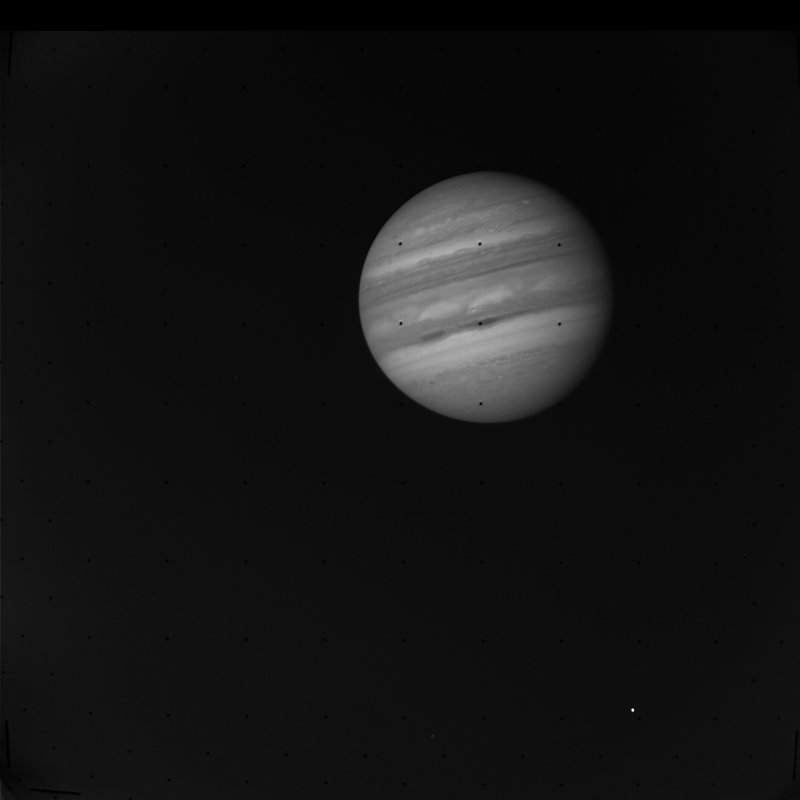
#> input picture test/test.png, 800 x 800 px, found by its file name
$ python pyplanet.py   (Python 2 division)   (older library calls are emulated)
#> lines starting #> are read from the running program, lines starting #| are printed output that depends on the picture; after the words box and inside, x2 and y2 are one past the last pixel; in counts of white or black regions, pixels touching at a corner belong together

# image processing routines


import matplotlib.image as mpim # for imread
import scipy.misc as misc # for imsave
import numpy as np # for zeros, array, copy


def center_image(im, bounding_box):
    "center image on bounding box, crop to it, return new image"

    # cx, cy = find_center_by_blob(im)
    # cx, cy = find_center_by_edges(im)
    # x1,x2,y1,y2 = find_object_edges(im)
    [x1,y1,x2,y2] = bounding_box
    cx = (x1+x2)/2.0
    cy = (y1+y2)/2.0

    imwidth = im.shape[0]
    imheight = im.shape[1]

    # make a bigger canvas to place image im on
    newsize = (imwidth * 2, imheight * 2)
    canvas = np.zeros(newsize)

    # put image on canvas centered on bounding box
    # eg canvas[800-cx:1600-cx, 800-cy:1600-cy] = np.array(im)
    canvas[imwidth-cx : imwidth-cx+imwidth, imheight-cy : imheight-cy+imheight] = np.array(im)

    # crop canvas to original image size
    # eg imcrop = canvas[400:1200, 400:1200]
    imcrop = canvas[imwidth/2 : imwidth/2+imwidth, imheight/2 : imheight/2+imheight]

    return imcrop


def draw_bounding_box(im, bounding_box):
    "draw a box on image, return new image"

    [x1,y1,x2,y2] = bounding_box

    im_bb = np.copy(im)

    c = 0.5
    im_bb[x1:x2,y1] = c
    im_bb[x1:x2,y2] = c
    im_bb[x1,y1:y2] = c
    im_bb[x2,y1:y2] = c

    #. or this, but what is plt?
    # plt.gca().add_patch(patches.Rectangle((y1,x1), y2-y1, x2-x1, fill=False, edgecolor="green", linewidth=0.5))

    return im_bb


# [49 lines left out: function find_center_by_blob, not called in this run]


def find_center_by_box(im, epsilon=0, N=5):
    "find edges of largest object in image based on the most prominent edges, and return bounding box"

    def find_edges_1d(a, epsilon = 0):
        "find edges > epsilon in 1d array from left and right directions, return min,max"
        icount = len(a)
        i1 = 0
        # for i in xrange(icount):
        istart = 4
        iend = icount
        for i in xrange(istart, iend, 1):
            if a[i] > epsilon:
                i1 = i
                break
        i2 = 0
        # for i in xrange(icount-1, -1, -1):
        for i in xrange(iend-1, istart-1, -1):
            if a[i] > epsilon:
                i2 = i
                break
        # icenter = (i1+i2)/2
        # print i1,i2, icenter
        # return icenter
        return i1,i2

    def find_edges_2d(im, axis, epsilon=0, N=5):
        "find the edges for the given axis (0 or 1), return min,max"
        sums = np.sum(im, axis=axis)
        diff = np.diff(sums)
        diffsq = np.square(diff)
        diffsqln = np.log(diffsq)
        if N>0:
            smoothed = np.convolve(diffsqln, np.ones((N,))/N, mode='valid')
            i1, i2 = find_edges_1d(smoothed, epsilon)
        else:
            i1, i2 = find_edges_1d(diffsqln, epsilon)
        return i1, i2

    x1, x2 = find_edges_2d(im, 1, epsilon, N)
    y1, y2 = find_edges_2d(im, 0, epsilon, N)
    bounding_box = [x1,y1,x2,y2]
    return bounding_box


# simple test

def test():

    infile = 'test/test.png'

    # load image
    im = mpim.imread(infile)
#> im is the input picture: shape (800, 800) float32; min 0, max 1, mean 0.0759

    # find bounding box around planet
    # bounding_box = find_center_by_blob(im)
    bounding_box = find_center_by_box(im)
#> in find_edges_2d, `sums = np.sum(im, axis=axis)`: sums = 800 values, max 141.1 at index 333, min 0 at index 0, mean 60.68
#> in find_edges_2d, `diff = np.diff(sums)`: diff = 799 values, max 28.15 at index 30, min -2.8 at index 421, mean 0.0678
#> in find_edges_2d, `diffsq = np.square(diff)`: diffsq = 799 values, max 792.6 at index 30, min 0 at index 0, mean 1.42
#> in find_edges_1d, `icount = len(a)`: icount = 795
#> the loop in find_edges_1d, `for i in xrange(istart, iend, 1):` made 166 passes
#> i1 on pass 166: 169
#> the loop in find_edges_1d, `for i in xrange(iend-1, istart-1, -1):` made 375 passes
#> i2 on pass 375: 420
#> i on passes 1 to 6: 794, 793, 792, 791, 790, 789
#> in find_edges_2d, `i1, i2 = find_edges_1d(smoothed, epsilon)`: i1 = 169; i2 = 420
#> in find_center_by_box, `x1, x2 = find_edges_2d(im, 1, epsilon, N)`: x1 = 169; x2 = 420
#> the loop in find_edges_1d (call 2), `for i in xrange(istart, iend, 1):` made 353 passes
#> i1 on pass 353: 356
#> the loop in find_edges_1d (call 2), `for i in xrange(iend-1, istart-1, -1):` made 199 passes
#> i2 on pass 199: 596
#> in find_center_by_box, `y1, y2 = find_edges_2d(im, 0, epsilon, N)`: y1 = 356; y2 = 596
#> in find_center_by_box, `bounding_box = [x1,y1,x2,y2]`: bounding_box = [169, 356, 420, 596]
#> bounding_box = [169, 356, 420, 596]
    print bounding_box
#| [169, 356, 420, 596]

    # draw bounding box, save image
    im_bb = draw_bounding_box(im, bounding_box)
#> in draw_bounding_box, `[x1,y1,x2,y2] = bounding_box`: x1 = 169; y1 = 356; x2 = 420; y2 = 596
#> in draw_bounding_box, `im_bb[x1:x2,y1] = c`: im_bb: shape (800, 800) float32; 0.04% of pixels changed, all inside (x1, y1, x2, y2) = (356, 169, 357, 420)
#> in draw_bounding_box, `im_bb[x1:x2,y2] = c`: im_bb: shape (800, 800) float32; min 0, max 1, mean 0.0762
#> in draw_bounding_box, `im_bb[x1,y1:y2] = c`:
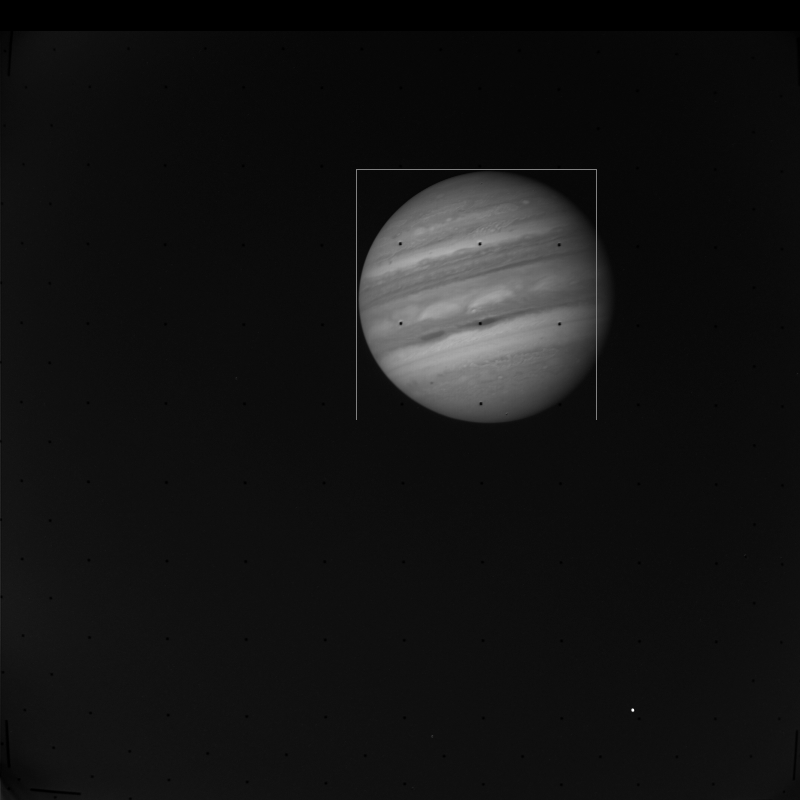
#> im_bb: shape (800, 800) float32; min 0, max 1, mean 0.0764
#> in draw_bounding_box, `im_bb[x2,y1:y2] = c`: im_bb: shape (800, 800) float32; 0.04% of pixels changed, all inside (x1, y1, x2, y2) = (356, 420, 596, 421)
    misc.imsave('test/test_bounding_box.png', im_bb)

    # center image, save image
    im_centered = center_image(im, bounding_box)
#> in center_image, `[x1,y1,x2,y2] = bounding_box`: x1 = 169; y1 = 356; x2 = 420; y2 = 596
#> in center_image, `cx = (x1+x2)/2.0`: cx = 294.5
#> in center_image, `cy = (y1+y2)/2.0`: cy = 476
    # draw crosshairs
    im_centered[399, 0:799] = 0.5
    im_centered[0:799, 399] = 0.5
    misc.imsave('test/test_centered.png', im_centered)

    print 'done.'


if __name__ == '__main__':
#> (the run stopped early here; a loop or call above may not have finished)
